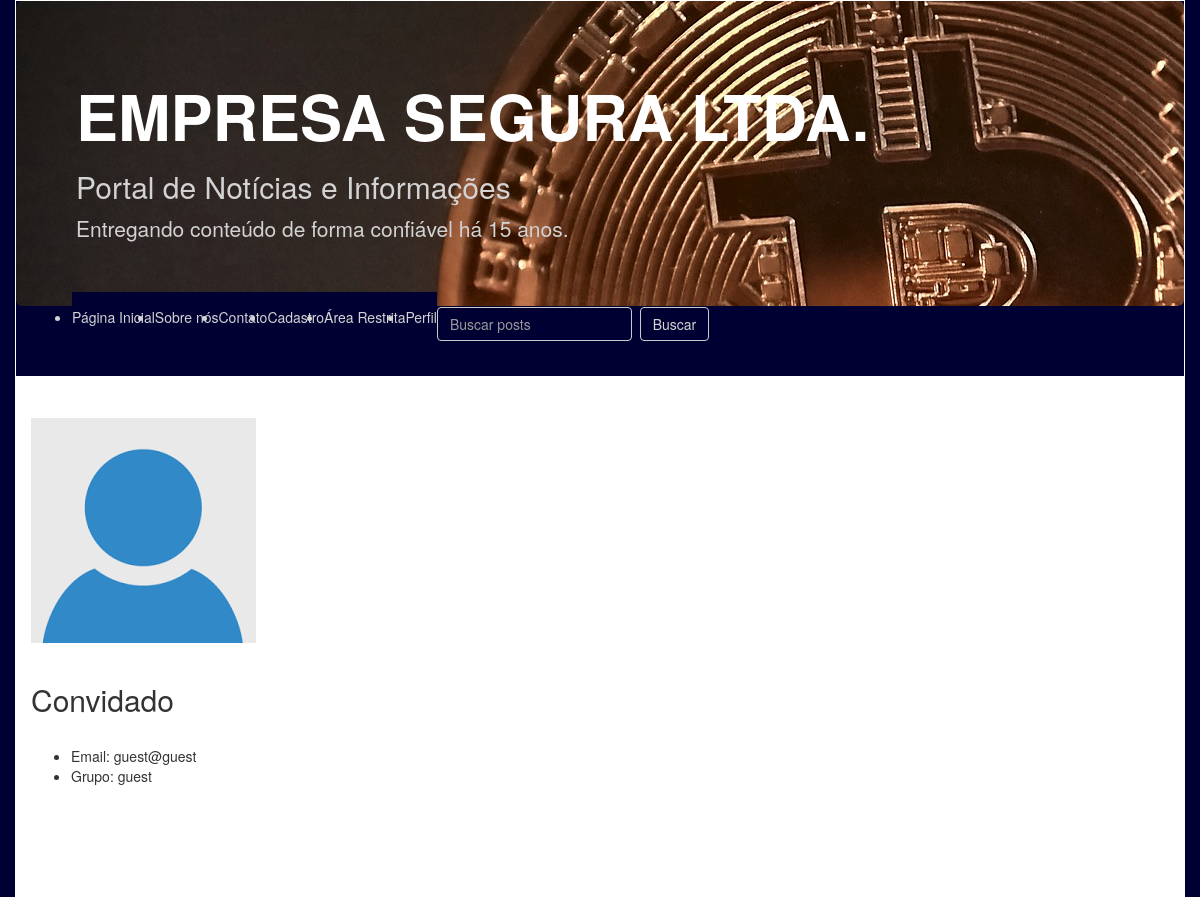
Page /profile (signed in) on the committed database.
### tables this page shows
CREATE TABLE "logins" (
	`login`	TEXT,
	`email`	TEXT,
	`type`	TEXT,
	`password`	TEXT,
	`name`	TEXT,
	`picture`	TEXT
);

### app.py (the view)
@app.route('/profile', methods=['GET'])
def get_profile():
    cookie = f.request.cookies.get('pyverysafeid')
    if cookie:
        sql = f'''
        SELECT picture, name, email, type
        FROM logins
        WHERE login = '{cookie}';
        '''
        res = query(sql)
        if len(res) > 0:
            res = res[0]
        print(str(res))
        return f.render_template('profile.html',
                                 foto='/static/uploads/'+res[0],
                                 nome=res[1],
                                 email=res[2],
                                 grupo=res[3])
    else:
        return f.render_template('/login.html', msg='Faça login primeiro.')

### app.py (called while the page is built)
def query(text):
    conn = engine.connect()
    res = conn.execute(text)
    res = res.fetchall()
    return res

### templates/profile.html
{% extends 'header.html' %}
{% block content %}
    <div class="container">
        <br><br>
        <img class="profile" src="{{ foto }}">
        <br><br>
        <h2 class="form-signin-heading">{{ nome }}</h2>
        <br>
        <ul>
            <li>Email: {{ email }}</li>
            <li>Grupo: {{ grupo }}</li>
        </ul>
        <br><br><br><br><br>
    </div>
{% endblock %}

### static/css/main.css (style rules this page uses)
body { background-color: #003; }
div.container { background-color: white; border: 1px solid white; }
img.profile { max-width: 300px; max-height: 300px; }

### rows in the picture
logins: name "Convidado", email "guest@guest", type "guest"
